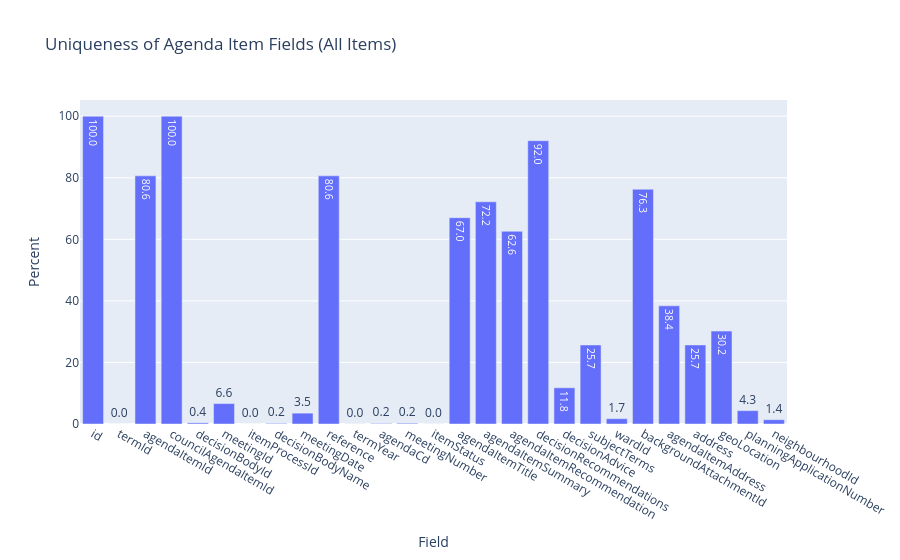

Here is the notebook cell this chart was saved with:
### Code cell
normalized_uniqueness = {field: unique_counts[field] / agenda_items.shape[0] * 100 for field in counts}
fig = go.Figure(
    data=[go.Bar(
        x=[field for field in normalized_uniqueness],
        y=[normalized_uniqueness[field] for field in normalized_uniqueness],
        text=[str(round(normalized_uniqueness[field], 1)) for field in normalized_uniqueness],
    )],
    layout=go.Layout(
        title={'text': 'Uniqueness of Agenda Item Fields (All Items)'},
        xaxis={'title': {'text': 'Field'}},
        yaxis={'title': {'text': 'Percent'}}
    )
)
fig

### Figure 1 — Plotly figure (JSON) as saved in the notebook; plotly's stock layout.template omitted (floating-point values rounded to 4 significant figures)
{"data": [{"text": ["100.0", "0.0", "80.6", "100.0", "0.4", "6.6", "0.0", "0.2", "3.5", "80.6", "0.0", "0.2", "0.2", "0.0", "67.0", "72.2", "62.6", "92.0", "11.8", "25.7", "1.7", "76.3", "38.4", "25.7", "30.2", "4.3", "1.4"], "type": "bar", "x": ["id", "termId", "agendaItemId", "councilAgendaItemId", "decisionBodyId", "meetingId", "itemProcessId", "decisionBodyName", "meetingDate", "reference", "termYear", "agendaCd", "meetingNumber", "itemStatus", "agendaItemTitle", "agendaItemSummary", "agendaItemRecommendation", "decisionRecommendations", "decisionAdvice", "subjectTerms", "wardId", "backgroundAttachmentId", "agendaItemAddress", "address", "geoLocation", "planningApplicationNumber", "neighbourhoodId"], "y": [100, 0.005717, 80.62, 100, 0.3705, 6.639, 0.006861, 0.1932, 3.53, 80.62, 0.02173, 0.1692, 0.2436, 0.0183, 67.02, 72.19, 62.63, 92.04, 11.77, 25.67, 1.722, 76.27, 38.38, 25.68, 30.19, 4.344, 1.392]}], "layout": {"title": {"text": "Uniqueness of Agenda Item Fields (All Items)"}, "xaxis": {"title": {"text": "Field"}}, "yaxis": {"title": {"text": "Percent"}}}}
